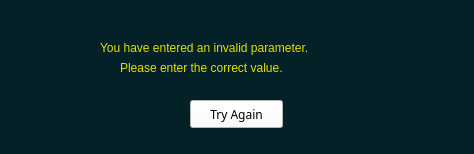
<?xml version="1.0" encoding="UTF-8"?>
<ui version="4.0">
 <class>Form</class>
 <widget class="QWidget" name="Form">
  <property name="geometry">
   <rect>
    <x>0</x>
    <y>0</y>
    <width>474</width>
    <height>154</height>
   </rect>
  </property>
  <property name="windowTitle">
   <string>Error!</string>
  </property>
  <property name="windowIcon">
   <iconset>
    <normaloff>images/icon.PNG</normaloff>images/icon.PNG</iconset>
  </property>
  <property name="styleSheet">
   <string notr="true">background-color: rgb(4, 33, 39);</string>
  </property>
  <widget class="QLabel" name="label">
   <property name="geometry">
    <rect>
     <x>100</x>
     <y>40</y>
     <width>321</width>
     <height>16</height>
    </rect>
   </property>
   <property name="styleSheet">
    <string notr="true">font: 11pt &quot;Consolas&quot;;
color: rgb(226, 226, 0);</string>
   </property>
   <property name="text">
    <string>You have entered an invalid parameter. </string>
   </property>
  </widget>
  <widget class="QLabel" name="label_2">
   <property name="geometry">
    <rect>
     <x>120</x>
     <y>60</y>
     <width>251</width>
     <height>16</height>
    </rect>
   </property>
   <property name="styleSheet">
    <string notr="true">font: 11pt &quot;Consolas&quot;;
color: rgb(226, 226, 0);</string>
   </property>
   <property name="text">
    <string>Please enter the correct value.</string>
   </property>
  </widget>
  <widget class="QPushButton" name="try_again_btn">
   <property name="geometry">
    <rect>
     <x>190</x>
     <y>100</y>
     <width>93</width>
     <height>28</height>
    </rect>
   </property>
   <property name="font">
    <font>
     <family>Microsoft YaHei</family>
    </font>
   </property>
   <property name="styleSheet">
    <string notr="true">background-color: rgb(255, 255, 255);</string>
   </property>
   <property name="text">
    <string>Try Again</string>
   </property>
  </widget>
 </widget>
 <resources/>
 <connections/>
</ui>
